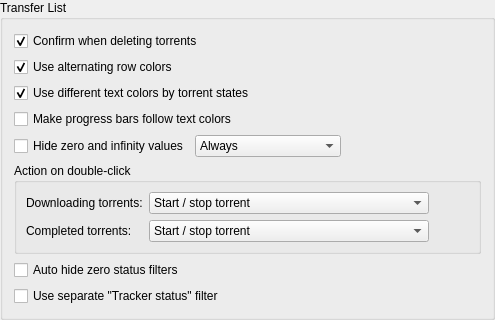
             <widget class="QGroupBox" name="groupBox_4">
              <property name="title">
               <string>Transfer List</string>
              </property>
              <layout class="QVBoxLayout" name="verticalLayout_4">
               <item>
                <widget class="QCheckBox" name="confirmDeletion">
                 <property name="toolTip">
                  <string>Shows a confirmation dialog upon torrent deletion</string>
                 </property>
                 <property name="text">
                  <string>Confirm when deleting torrents</string>
                 </property>
                 <property name="checked">
                  <bool>true</bool>
                 </property>
                </widget>
               </item>
               <item>
                <widget class="QCheckBox" name="checkAltRowColors">
                 <property name="text">
                  <string extracomment="In table elements, every other row will have a grey background.">Use alternating row colors</string>
                 </property>
                 <property name="checked">
                  <bool>true</bool>
                 </property>
                </widget>
               </item>
               <item>
                <widget class="QCheckBox" name="checkUseTorrentStatesColors">
                 <property name="text">
                  <string>Use different text colors by torrent states</string>
                 </property>
                 <property name="checked">
                  <bool>true</bool>
                 </property>
                </widget>
               </item>
               <item>
                <widget class="QCheckBox" name="checkProgressBarFollowsTextColor">
                 <property name="text">
                  <string extracomment="Progress bar color is based on text color.">Make progress bars follow text colors</string>
                 </property>
                </widget>
               </item>
               <item>
                <layout class="QHBoxLayout" name="horizontalLayout">
                 <item>
                  <widget class="QCheckBox" name="checkHideZero">
                   <property name="text">
                    <string>Hide zero and infinity values</string>
                   </property>
                  </widget>
                 </item>
                 <item>
                  <widget class="QComboBox" name="comboHideZero">
                   <item>
                    <property name="text">
                     <string>Always</string>
                    </property>
                   </item>
                   <item>
                    <property name="text">
                     <string>Stopped torrents only</string>
                    </property>
                   </item>
                  </widget>
                 </item>
                 <item>
                  <spacer name="horizontalSpacer_10">
                   <property name="orientation">
                    <enum>Qt::Orientation::Horizontal</enum>
                   </property>
                   <property name="sizeHint" stdset="0">
                    <size>
                     <width>0</width>
                     <height>0</height>
                    </size>
                   </property>
                  </spacer>
                 </item>
                </layout>
               </item>
               <item>
                <widget class="QGroupBox" name="groupBox_7">
                 <property name="title">
                  <string>Action on double-click</string>
                 </property>
                 <layout class="QGridLayout" name="gridLayout_14">
                  <item row="0" column="0">
                   <widget class="QLabel" name="lblDlList_2">
                    <property name="text">
                     <string>Downloading torrents:</string>
                    </property>
                   </widget>
                  </item>
                  <item row="0" column="1">
                   <widget class="QComboBox" name="actionTorrentDlOnDblClBox">
                    <property name="currentIndex">
                     <number>0</number>
                    </property>
                    <item>
                     <property name="text">
                      <string>Start / stop torrent</string>
                     </property>
                    </item>
                    <item>
                     <property name="text">
                      <string>Open destination folder</string>
                     </property>
                    </item>
                    <item>
                     <property name="text">
                      <string>Preview file, otherwise open destination folder</string>
                     </property>
                    </item>
                    <item>
                     <property name="text">
                      <string>Open torrent options dialog</string>
                     </property>
                    </item>
                    <item>
                     <property name="text">
                      <string>No action</string>
                     </property>
                    </item>
                   </widget>
                  </item>
                  <item row="0" column="2">
                   <spacer name="horizontalSpacer_12">
                    <property name="orientation">
                     <enum>Qt::Orientation::Horizontal</enum>
                    </property>
                    <property name="sizeHint" stdset="0">
                     <size>
                      <width>40</width>
                      <height>20</height>
                     </size>
                    </property>
                   </spacer>
                  </item>
                  <item row="1" column="0">
                   <widget class="QLabel" name="lblUploadList">
                    <property name="text">
                     <string>Completed torrents:</string>
                    </property>
                   </widget>
                  </item>
                  <item row="1" column="1">
                   <widget class="QComboBox" name="actionTorrentFnOnDblClBox">
                    <item>
                     <property name="text">
                      <string>Start / stop torrent</string>
                     </property>
                    </item>
                    <item>
                     <property name="text">
                      <string>Open destination folder</string>
                     </property>
                    </item>
                    <item>
                     <property name="text">
                      <string>Preview file, otherwise open destination folder</string>
                     </property>
                    </item>
                    <item>
                     <property name="text">
                      <string>Open torrent options dialog</string>
                     </property>
                    </item>
                    <item>
                     <property name="text">
                      <string>No action</string>
                     </property>
                    </item>
                   </widget>
                  </item>
                 </layout>
                </widget>
               </item>
               <item>
                <widget class="QCheckBox" name="checkBoxHideZeroStatusFilters">
                 <property name="text">
                  <string>Auto hide zero status filters</string>
                 </property>
                </widget>
               </item>
               <item>
                <widget class="QCheckBox" name="checkBoxUseSeparateTrackerStatusFilter">
                 <property name="toolTip">
                  <string>Use separate &quot;Tracker status&quot; filter. Otherwise it gets merged with &quot;Trackers&quot; filter.</string>
                 </property>
                 <property name="text">
                  <string>Use separate &quot;Tracker status&quot; filter</string>
                 </property>
                </widget>
               </item>
              </layout>
             </widget>
